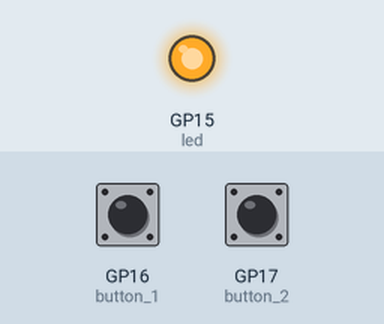
Recording of a program running on a simulated Raspberry Pi Pico running MicroPython. On the bench: output pins drawn as LEDs (lit = HIGH). Inputs (shaded band) come from the test bench; at power-on: GP16 (button_1) LOW, GP17 (button_2) LOW. Random numbers come from a fixed seed; what the program prints to the serial console is not drawn.

Above: at 0.1 s.
At 7.0 s:
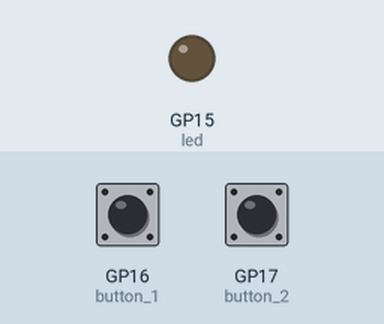
7.1 s: GP16 (button_1) pulled HIGH for 0.15 s
Timing chart, 0 to 10.1 s (numbered marks = the images above; inputs shaded):
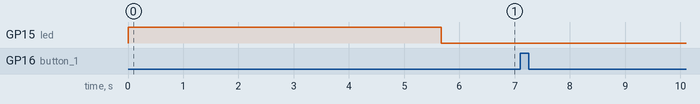

Measured:
- after the input at 7.1 s, every drawn part: stays the same

The program:

Reaction_Game.py
```python
import machine
import utime
import urandom

pressed = False
fastest_button = None
led = machine.Pin(15, machine.Pin.OUT)
button_1 = machine.Pin(16, machine.Pin.IN, machine.Pin.PULL_DOWN)
button_2 = machine.Pin(17, machine.Pin.IN, machine.Pin.PULL_DOWN)

def button_handler(pin):
    global pressed
    global fastest_button
    if not pressed:
        pressed = True
        #print(pin)
        fastest_button = pin
        timer_reaction = utime.ticks_diff(utime.ticks_ms(), timer_start)
        print(f"Your reaction time was {timer_reaction} milliseconds")

led.value(1)
utime.sleep(urandom.uniform(5, 10))
led.value(0)

timer_start = utime.ticks_ms()
button_1.irq(trigger=machine.Pin.IRQ_RISING, handler=button_handler)
button_2.irq(trigger=machine.Pin.IRQ_RISING, handler=button_handler)

while fastest_button is None:
    utime.sleep(1)

if fastest_button is button_1:
    print("Player 1 wins!")
elif fastest_button is button_2:
    print("Player 2 wins!")
```
